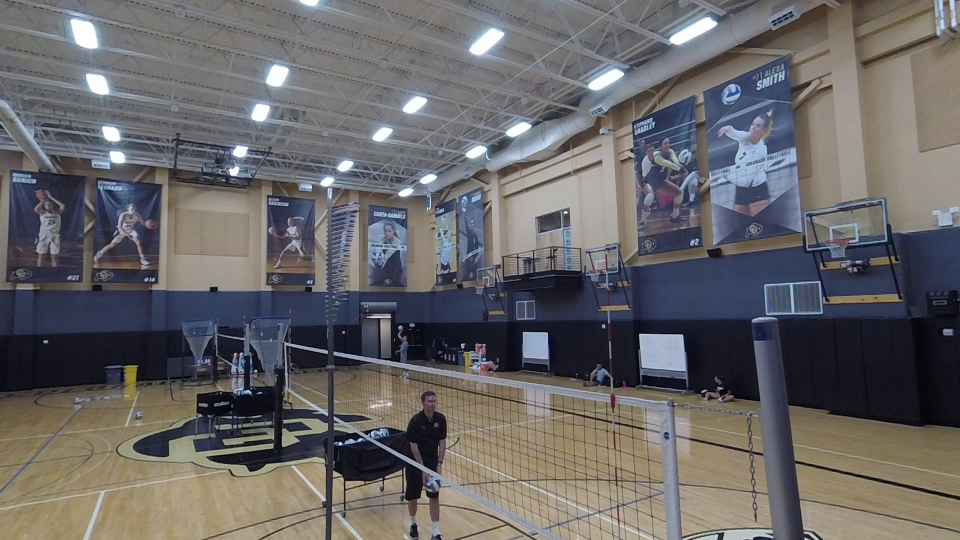
#> input picture Jupyter/Images/OpenCVtest.png, 1920 x 1080 px (shown at 1/2 size)
$ python -i VolleyballTracker.py   (imports and definitions only)
#> lines starting #> are read from the running program, lines starting #| are printed output that depends on the picture; after the words box and inside, x2 and y2 are one past the last pixel; in counts of white or black regions, pixels touching at a corner belong together
import cv2
import matplotlib.pyplot as plt
import matplotlib.patches as patches
import numpy as np
import pandas as pd
import math
from IPython.display import clear_output

# import sklearn

from sklearn.cluster import KMeans
from sklearn.cluster import MeanShift
from sklearn.datasets import make_blobs
from sklearn.cluster import estimate_bandwidth
import matplotlib.animation as ani


class VolleyballTracker:

    def __init__(self, filePath):

        # constructor, initilization

        self.initialVideo = cv2.VideoCapture(filePath)

    # [18 lines left out: function displayVideo, not called in this run]

    def neverAgain(self):
        self.strinG = 'life comes at you fast'
        self.internalF(self.strinG)

    def internalF(self, sT):
        print('stuff:', sT)

    def lifeComesAtYouFast(self):
        type(self.BGgFList)

    def robustBackgroundFinder(self):
        '''The purpose of this function is to have a one stop shop for finding the background of an image.  I wanted to write function components in this function, and then
    ....eventually expand them into several different functions.

    ....Parameters:
    ....vidName = Name of the video from which you wish to get the background!
    ....'''

        cap = self.initialVideo
        vidLength = int(cap.get(cv2.CAP_PROP_FRAME_COUNT))

        kernelColor = cv2.getStructuringElement(cv2.MORPH_ELLIPSE, (3,
                3))
        fgbgColor = cv2.createBackgroundSubtractorMOG2()

        kernelGray = cv2.getStructuringElement(cv2.MORPH_ELLIPSE, (3,
                3))
        fgbgGray = cv2.createBackgroundSubtractorMOG2()

        colorFrameList = []
        grayFrameList = []
        fgColorList = []
        fgGrayList = []
        bgColorList = []
        bgGrayList = []

        for i in range(vidLength):
            (_, frame) = cap.read()
            colorFrameList.append(frame)

            grayFrame = cv2.cvtColor(frame, cv2.COLOR_BGR2GRAY)
            grayFrameList.append(grayFrame)

            fgmaskColor = fgbgColor.apply(frame)
            fgmaskColor = cv2.morphologyEx(fgmaskColor, cv2.MORPH_OPEN,
                    kernelColor)

            fgmaskGray = fgbgGray.apply(grayFrame)
            fgmaskGray = cv2.morphologyEx(fgmaskGray, cv2.MORPH_OPEN,
                    kernelGray)

            fgColorList.append(fgmaskColor)
            fgGrayList.append(fgmaskGray)
#> this loop made 1 pass
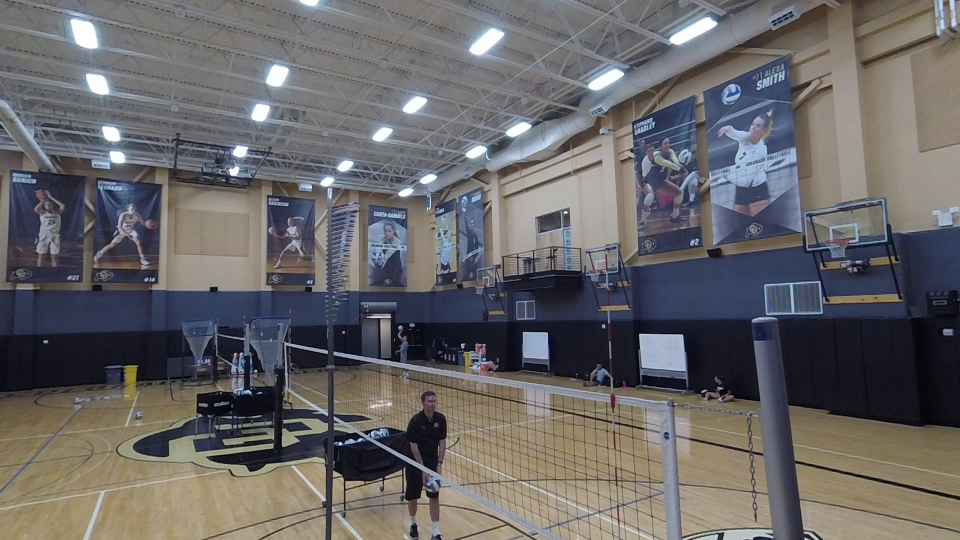
#> input picture Jupyter/Images/OpenCVtest.png, 1920 x 1080 px (shown at 1/2 size)
#> pass 1, in robustBackgroundFinder, `grayFrame = cv2.cvtColor(frame, cv2.COLOR_BGR2GRAY)`:
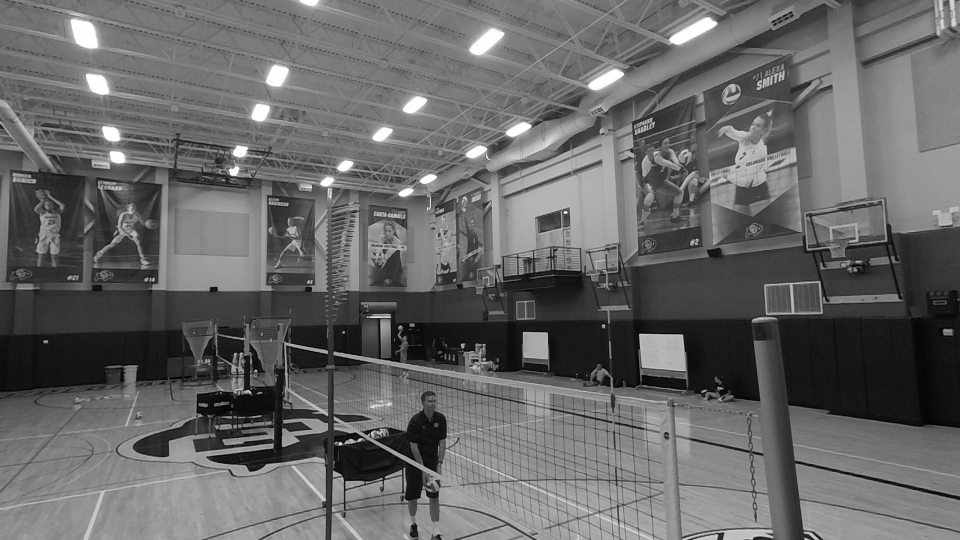
#> grayFrame: shape (1080, 1920) (shown at 1/2 size); min 0, max 255, mean 102.8
#> pass 1, in robustBackgroundFinder, `fgmaskColor = fgbgColor.apply(frame)`:
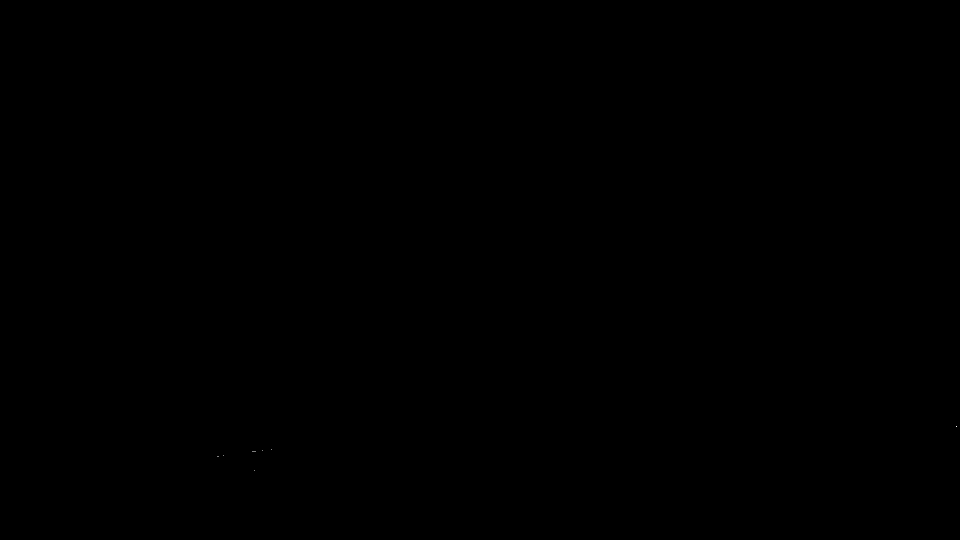
#> fgmaskColor: shape (1080, 1920) (shown at 1/2 size); values 127 (black) and 255 (white), 0% white in thin lines or dots, all inside (x1, y1, x2, y2) = (435, 853, 1914, 941)
#> frame is the input picture: shape (1080, 1920, 3); mean B, G, R 103.2, 102.1, 104.1
#> after the loop, colorFrameList = 1 item; fgColorList = 1 item; fgGrayList = 1 item; grayFrameList = 1 item

        recolorizedColorFG = colorFrameList
#> recolorizedColorFG = 1 item
        recolorizedGrayFG = grayFrameList
#> recolorizedGrayFG = 1 item

        # This is where we make the list of all the frames, with the foreground removed.

        for i in range(len(recolorizedGrayFG)):
            print ('Recolorizing Frame:', i)
            for j in range(len(recolorizedGrayFG[i])):
                foreground = np.where(fgGrayList[i][j] > 0)
                for k in foreground:
                    recolorizedColorFG[i][j][k] = 0
                    recolorizedGrayFG[i][j][k] = 0

        # Now we have a foreground of both the color and gray, we can try to get a full background!

#> (the run stopped early here; a loop or call above may not have finished)
